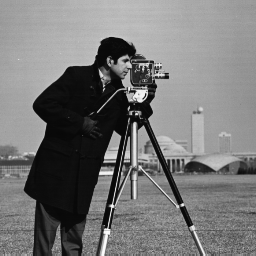
#> input picture cameraman.tif, 256 x 256 px
$ jupyter execute 'histogram 2 classes.ipynb'   (shell and % lines are left out)
#> lines starting #> are read from the running program, lines starting #| are printed output that depends on the picture
[cell 1]
import numpy as np
import matplotlib.pyplot as plt
from PIL import Image
# dla srodowiska nie jupyter notebook komentujemy %matplotlib inline sluzy ona tylko do wyswietlenia wykresow

[cell 2]
# Pobierz obraz
im = Image.open('cameraman.tif')
#> im is the input picture: PIL image 256x256 L; min 7, max 253, mean 118.7
# np array "kompresuje" obraz do jednowymiarowego ciagu
imarray = np.array(im)
# Wartość N to dlugosc ciagu
n = np.size(imarray)
#> n = 65536

[cell 3]
def histogram(image):
    # Funkcja unique + return_counts=True dla numpy array listuje elementy wystepujace
    # w ciagu razem z ich czestotliwościa
    unique, counts = np.unique(imarray, return_counts=True)
#> unique = 247 values from 7 to 253; counts = 247 values, max 1685 at index 7, min 1 at index 246, mean 265.3
    # Wynikiem jest slownik odcieni od 0 do 255 i ich czestotliwosc w obrazie
    hist = dict(zip(unique, counts))
#> hist = 247 items
    return hist

[cell 4]
# Otrzymuje swoj histogram
hist = histogram(imarray)
#> hist = 247 items

[cell 5]
def no(t):
    # Obliczam sume poprzez wbudowana funkcje np array "sum", ktora sumuje ciag
    # Ciag przedstawilam za pomoca list comprehension
    return np.sum([hist[i] for i in range(t-1) if i in hist])

[cell 6]
def mso(t):
    # Obliczam sume poprzez wbudowana funkcje np array "sum", ktora sumuje ciag
    # Ciag przedstawilam za pomoca list comprehension
#> called with t = 0
    licznik = np.sum([i*hist[i] for i in range(t-1) if i in hist])
#> licznik = 0
    # Aby uniknac exception "inf" zwiazanym z dzieleniem przez 0, sprawdzam, czy no jest zerem
    if no(t) == 0:
        return 0
    else:
        return licznik / no(t)

[cell 7]
def po(t):
    # n zawsze jest > 0, nie ma potrzeby sprawdzac warunku
    return no(t) / n

[cell 8]
def ms1(t):
#> called with t = 0
    licznik = np.sum([ i*hist[i] for i in range(t, 256) if i in hist])
#> licznik = 7780728
    # Aby uniknac exception "inf" zwiazanym z dzieleniem przez 0, sprawdzam, czy n - no jest zerem
    if (n - no(t)) == 0:
        mst1 = 0
    else:
        mst1 = licznik / (n - no(t))
#> mst1 = 118.7
    return mst1

[cell 9]
def p1(t):
    return 1 - po(t)

[cell 10]
def oblicz_t():
    # Tworze slownik klucz:wartosc, gdzie kluczem jest t a wartoscia jest obliczona funkcja
    # Slownik tworze przez dictionary comprehension
    t_values = {t: po(t) * p1(t) * ((mso(t) - ms1(t)) ** 2) for t in range(256)}
#> t_values = 256 items
    # szukam t poprzez przeszukanie max wartosci t
    t = max(zip(t_values.values(), t_values.keys()))[1]
#> t = 88
    return t

[cell 11]
def rysuj_histogram(hist):
    # Generuje Histogram przy pomocy funckji pyplot
    plt.bar(list(hist.keys()), list(hist.values()), color='r')
    plt.title("Histogram")
    # zapisz wykres do pliku
    plt.savefig('histogram_lamar.jpg')
    # dla srodowiska nie jupyter notebook, trzeba dodac plt.show()

[cell 12]
t = oblicz_t()
#> t = 88
t
#> Out = 88

[cell 13]
# podglad histogramu
rysuj_histogram(hist)
#> in rysuj_histogram, `plt.savefig('histogram_lamar.jpg')`:
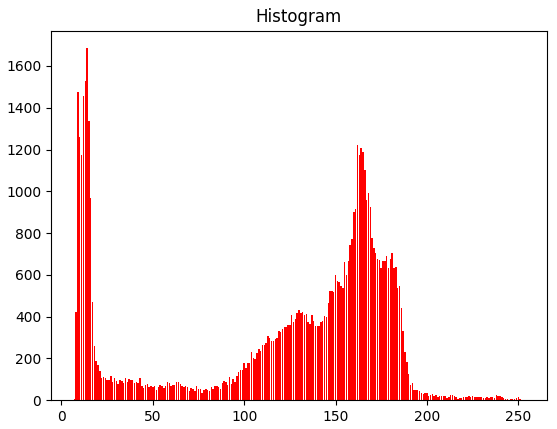
#> figure drawn by matplotlib, 1 panel; tallest bar 1685 high, from x = 13.6 to 14.4
